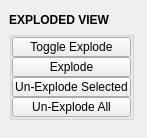
<?xml version="1.0" encoding="UTF-8"?>
<ui version="4.0">
 <class>QtUi</class>
 <widget class="QMainWindow" name="QtUi">
  <property name="enabled">
   <bool>true</bool>
  </property>
  <property name="geometry">
   <rect>
    <x>0</x>
    <y>0</y>
    <width>147</width>
    <height>138</height>
   </rect>
  </property>
  <property name="maximumSize">
   <size>
    <width>999</width>
    <height>999</height>
   </size>
  </property>
  <property name="tabShape">
   <enum>QTabWidget::Triangular</enum>
  </property>
  <property name="dockNestingEnabled">
   <bool>true</bool>
  </property>
  <property name="dockOptions">
   <set>QMainWindow::AllowNestedDocks|QMainWindow::AllowTabbedDocks|QMainWindow::AnimatedDocks|QMainWindow::ForceTabbedDocks</set>
  </property>
  <widget class="QWidget" name="central_widget">
   <layout class="QVBoxLayout" name="verticalLayout">
    <item>
     <layout class="QVBoxLayout" name="verticalLayout_1">
      <property name="spacing">
       <number>0</number>
      </property>
      <item>
       <widget class="DraggableHeader" name="draggableHeader">
        <property name="minimumSize">
         <size>
          <width>0</width>
          <height>22</height>
         </size>
        </property>
        <property name="maximumSize">
         <size>
          <width>125</width>
          <height>22</height>
         </size>
        </property>
        <property name="font">
         <font>
          <weight>75</weight>
          <bold>true</bold>
         </font>
        </property>
        <property name="text">
         <string>EXPLODED VIEW</string>
        </property>
       </widget>
      </item>
      <item>
       <widget class="QGroupBox" name="groupBox">
        <property name="minimumSize">
         <size>
          <width>125</width>
          <height>0</height>
         </size>
        </property>
        <property name="maximumSize">
         <size>
          <width>125</width>
          <height>999</height>
         </size>
        </property>
        <property name="title">
         <string/>
        </property>
        <layout class="QVBoxLayout" name="verticalLayout_5">
         <property name="spacing">
          <number>0</number>
         </property>
         <property name="leftMargin">
          <number>0</number>
         </property>
         <property name="topMargin">
          <number>0</number>
         </property>
         <property name="rightMargin">
          <number>0</number>
         </property>
         <property name="bottomMargin">
          <number>0</number>
         </property>
         <item>
          <widget class="QPushButton" name="b003">
           <property name="minimumSize">
            <size>
             <width>0</width>
             <height>20</height>
            </size>
           </property>
           <property name="maximumSize">
            <size>
             <width>999</width>
             <height>20</height>
            </size>
           </property>
           <property name="toolTip">
            <string/>
           </property>
           <property name="layoutDirection">
            <enum>Qt::RightToLeft</enum>
           </property>
           <property name="text">
            <string>Toggle Explode</string>
           </property>
           <property name="checkable">
            <bool>false</bool>
           </property>
           <property name="autoDefault">
            <bool>false</bool>
           </property>
           <property name="default">
            <bool>false</bool>
           </property>
           <property name="flat">
            <bool>false</bool>
           </property>
           <property name="bnabled" stdset="0">
            <bool>true</bool>
           </property>
          </widget>
         </item>
         <item>
          <widget class="QPushButton" name="b000">
           <property name="minimumSize">
            <size>
             <width>0</width>
             <height>20</height>
            </size>
           </property>
           <property name="maximumSize">
            <size>
             <width>999</width>
             <height>20</height>
            </size>
           </property>
           <property name="toolTip">
            <string/>
           </property>
           <property name="layoutDirection">
            <enum>Qt::RightToLeft</enum>
           </property>
           <property name="text">
            <string>Explode</string>
           </property>
           <property name="checkable">
            <bool>false</bool>
           </property>
           <property name="autoDefault">
            <bool>false</bool>
           </property>
           <property name="default">
            <bool>false</bool>
           </property>
           <property name="flat">
            <bool>false</bool>
           </property>
           <property name="bnabled" stdset="0">
            <bool>true</bool>
           </property>
          </widget>
         </item>
         <item>
          <widget class="QPushButton" name="b001">
           <property name="minimumSize">
            <size>
             <width>0</width>
             <height>20</height>
            </size>
           </property>
           <property name="maximumSize">
            <size>
             <width>999</width>
             <height>20</height>
            </size>
           </property>
           <property name="toolTip">
            <string/>
           </property>
           <property name="layoutDirection">
            <enum>Qt::RightToLeft</enum>
           </property>
           <property name="text">
            <string>Un-Explode Selected</string>
           </property>
           <property name="checkable">
            <bool>false</bool>
           </property>
           <property name="autoDefault">
            <bool>false</bool>
           </property>
           <property name="default">
            <bool>false</bool>
           </property>
           <property name="flat">
            <bool>false</bool>
           </property>
           <property name="bnabled" stdset="0">
            <bool>true</bool>
           </property>
          </widget>
         </item>
         <item>
          <widget class="QPushButton" name="b002">
           <property name="minimumSize">
            <size>
             <width>0</width>
             <height>20</height>
            </size>
           </property>
           <property name="maximumSize">
            <size>
             <width>999</width>
             <height>20</height>
            </size>
           </property>
           <property name="toolTip">
            <string/>
           </property>
           <property name="layoutDirection">
            <enum>Qt::RightToLeft</enum>
           </property>
           <property name="text">
            <string>Un-Explode All</string>
           </property>
           <property name="checkable">
            <bool>false</bool>
           </property>
           <property name="autoDefault">
            <bool>false</bool>
           </property>
           <property name="default">
            <bool>false</bool>
           </property>
           <property name="flat">
            <bool>false</bool>
           </property>
           <property name="bnabled" stdset="0">
            <bool>true</bool>
           </property>
          </widget>
         </item>
        </layout>
       </widget>
      </item>
      <item>
       <spacer name="verticalSpacer_1">
        <property name="orientation">
         <enum>Qt::Vertical</enum>
        </property>
        <property name="sizeHint" stdset="0">
         <size>
          <width>20</width>
          <height>40</height>
         </size>
        </property>
       </spacer>
      </item>
     </layout>
    </item>
   </layout>
  </widget>
 </widget>
 <customwidgets>
  <customwidget>
   <class>DraggableHeader</class>
   <extends>QLabel</extends>
   <header>uitk.widgets.draggableHeader.DraggableHeader.h</header>
  </customwidget>
 </customwidgets>
 <resources/>
 <connections/>
 <designerdata>
  <property name="gridDeltaX">
   <number>5</number>
  </property>
  <property name="gridDeltaY">
   <number>5</number>
  </property>
  <property name="gridSnapX">
   <bool>true</bool>
  </property>
  <property name="gridSnapY">
   <bool>true</bool>
  </property>
  <property name="gridVisible">
   <bool>true</bool>
  </property>
 </designerdata>
</ui>
